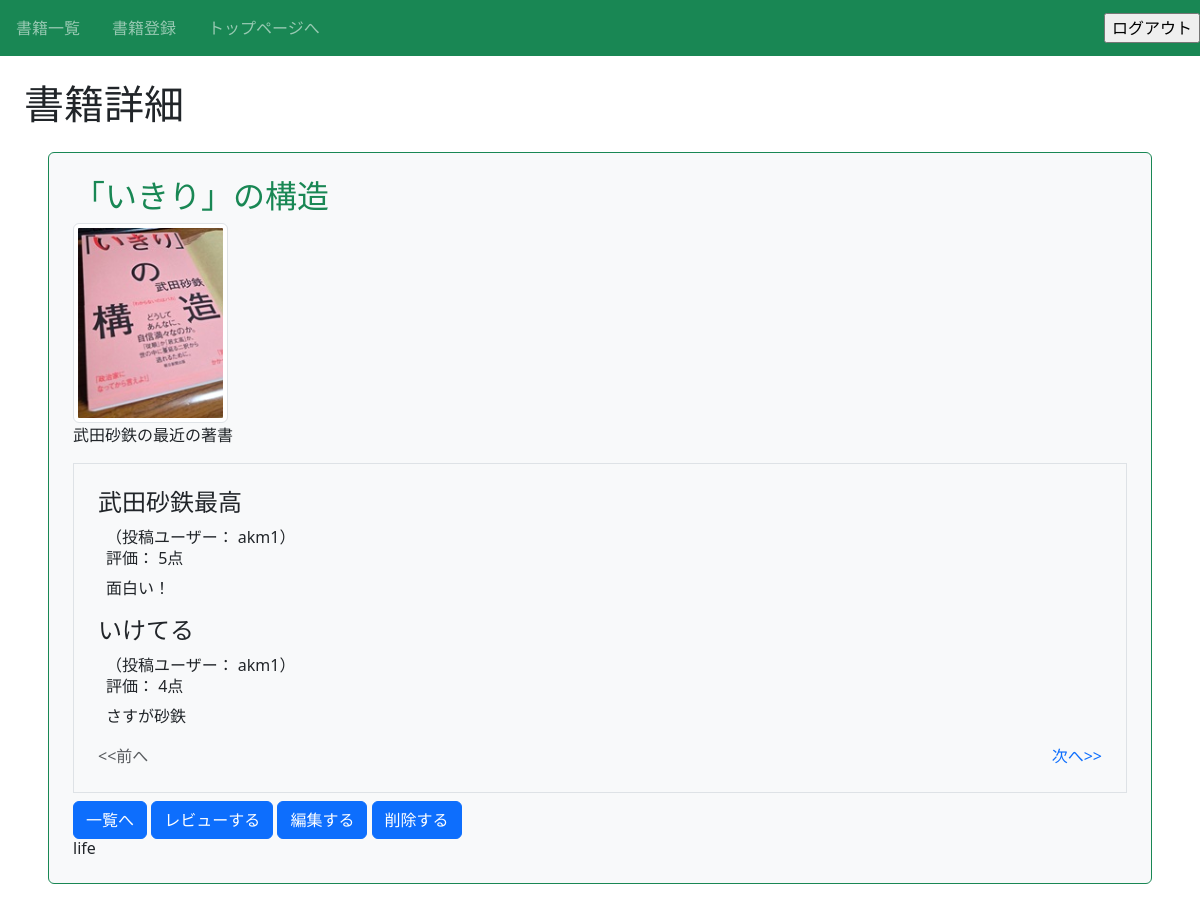
/book/11/detail/ (signed in), run on the app's committed database.
### book/models.py (models this page shows, shortened)
class Book(models.Model): #モデル（データベーステーブル）の名前をBookと定義。modelsモジュールのModelクラスを継承
    title = models.CharField(max_length=100) #本のタイトル収納にCharFieldを定義
    text = models.TextField() #本の内容収納に、より長い文字列を収納出来るTextFieldを定義
    thumbnail = models.ImageField(null=True, blank=True) #nullはデータベースに何も入ってない事を許容するかどうか（今回は許容）
    category = models.CharField(
        max_length=100,
        choices = CATEGORY
    )
    user = models.ForeignKey('auth.User', on_delete=models.CASCADE)

class Review(models.Model): #レビューデータベーステーブルの名前をReviewと定義。modelsモジュールのModelクラスを継承
    book = models.ForeignKey(Book, on_delete=models.CASCADE) #ReviewモデルがBookモデルを参照するためにForeignKeyを使う
    title = models.CharField(max_length=100)
    text = models.TextField()
    rate = models.IntegerField(choices=RATE_CHOICES) #chochoicesを引数として渡す（中身は上で定義したRATE_CHOICES）
    user = models.ForeignKey('auth.User', on_delete=models.CASCADE) #ReviewモデルがUserモデルを参照するためにForeignKeyを使う。引数2はbookと同じ

### book/views.py (the view)
# urls.py: path('book/<int:pk>/detail/', views.DetailBookView.as_view(), name='detail-book'),
class DetailBookView(LoginRequiredMixin, DetailView): #DetailViewクラスを継承してDetailBookViewを作る（データ詳細を表示するのに適したクラスを継承）
    template_name = 'book/book_detail.html' #app内のtemplatesフォルダ内のbookフォルダ>book_detail.htmlを表示に使う様に定義
    model = Book #モデルはapp内のmodels.py内のBookクラス（モデル、データベース）を使う様に定義。urls.pyで宣言したid番号pkのデータが入る
    def get_context_data(self, **kwargs):
        context = super().get_context_data(**kwargs)
        review_list = self.object.review_set.all().order_by('-rate') #このid番号のBookモデルに紐づいているreviewモデルの全データ取得
        paginator = Paginator(review_list, ITEM_PER_PAGE) #DjangoのPaginatorクラスからインスタンスpaginatorを生成
        page_number = self.request.GET.get('page', 1) #GETに更にgetを付けると'page'というクエリパラメータが付いていればそれを返し
        page_obj = paginator.get_page(page_number) #paginatorインスタンスのpageメソッドを使う。引数で直前のpage_numberを渡す
        context['reviews'] = page_obj  # 'reviews'に分割された中の要求されたpage_objを入れる。テンプレートではこれを使ってループ
        context['page_obj'] = page_obj # ページナビゲーション用
        return context

### book/templates/book/book_detail.html (shortened to what this page needs)
{% extends 'base.html' %}
{% block h1 %}書籍詳細{% endblock %}
{% block content %}
<div class="p-4 m-4 bg-light border border-success rounded">
    <h2 class="text-success">{{ object.title }}</h2>
    <img src="{{ object.thumbnail.url }}" style="height: 200px; width: auto; object-fit: contain;" class="img-thumbnail" />
    <p>{{ object.text }}</p>
    <div class="border p-4 mb-2">
      {% for review in reviews %}
      <div class="review">
        <h3 class="h4">{{ review.title }}</h3>
        <div class="px-2">
                <span>（投稿ユーザー： {{ review.user.username }}）</span>
                <h6>評価： {{ review.rate }}点</h6>
                <p>{{ review.text }}</p>
        </div>
      </div>
      {% empty %}
        <p>まだレビューはありません。</p>
      {% endfor %}
      {% include 'book/components/pagination.html' %}
    </div>
    <a href="{% url 'list-book' %}" class="btn btn-primary">一覧へ</a>
    <a href="{% url 'review' object.pk %}" class="btn btn-primary">レビューする</a>
    <a href="{% url 'update-book' object.pk %}" class="btn btn-primary">編集する</a>
    <a href="{% url 'delete-book' object.pk %}" class="btn btn-primary">削除する</a>
    <h6 class="card-title">{{ object.category }}</h6>
  </div>
{% endblock content %}

### book/static/book/css/style.css (style rules this page uses)
a { text-decoration: none; }

### data on the page
Book: title "「いきり」の構造", thumbnail (picture), text "武田砂鉄の最近の著書", category "life"
Review: title "武田砂鉄最高", user.username "akm1", rate "5", text "面白い！"
Review: title "いけてる", user.username "akm1", rate "4", text "さすが砂鉄"
